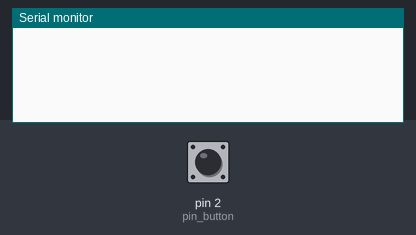
A sketch run on a simulated Arduino Uno, built with avr-gcc and run on an emulated ATmega328P. Parts: the last lines printed to the serial monitor. The test bench sets the inputs (shaded band); at power-on: pin 2 (pin_button) HIGH.

Above: at 1.2 s.
1.3 s: pin 2 (pin_button) pulled LOW for 0.15 s
At 2.5 s:
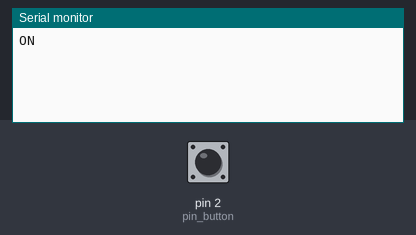
2.9 s: pin 2 (pin_button) pulled LOW for 1 s
At 3.9 s:
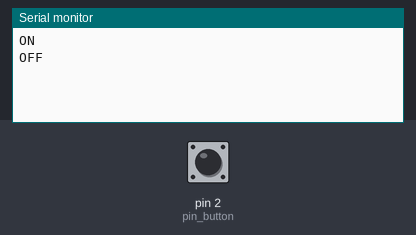

The sketch:

sketch_dec10b.ino
```cpp
//mengset tombol active menjadi low
#define ON LOW
#define OFF !ON

const byte pin_button = 2;
//data awal adalah off
//data sebelumnnya adalah juga off
boolean data = OFF;
boolean data_last = data;

//variabel untuk lock status
boolean logika = data;

//delay untuk penekanan tombol
//setalah ditekan, maka selama 150ms
//tidak dapat ditekan
//delay ini berguna untuk menghindari 2 kali eksekusi
unsigned long  delay_press = 150;
unsigned long  delay_press_last = 0;

void setup() {
  // put your setup code here, to run once:
  Serial.begin(9600);
  while(!Serial);

  //input tombol denga pullup resistors
  pinMode(pin_button, INPUT_PULLUP);
}

void loop() {
  //jika selisih waktu penekanan tombol
  //lebih besar dari waktu delay tombol
  //baca tomol lagi, jika tidak tombol tidak dibaca
  if(millis() - delay_press_last > delay_press){

    //baca data tombol
    data = digitalRead(pin_button);

    //jika data berbeda dari data sebelumnya
    //cetak ke serial monitor
    if(data != data_last){

      //jika data = ON
      if(data == ON){

        //balik status logika tombol
        logika = !logika;

        //pencetakan kondisi tombol ke serial monitor, ON atau OFF
        if(logika == ON){
          Serial.println("ON");
        }else{
          Serial.println("OFF");
        }
      }
      //simpan data sebagai data sebelumnya
      data_last = data;
      //catat waktu penekanan tombol terakhir
      delay_press_last = millis();
    }
  }
}
```

Measured:
- after the input at 1.3 s, the serial monitor: prints a new line at once (image 1)
- after the input at 2.9 s, the serial monitor: prints a new line at once (image 2)
